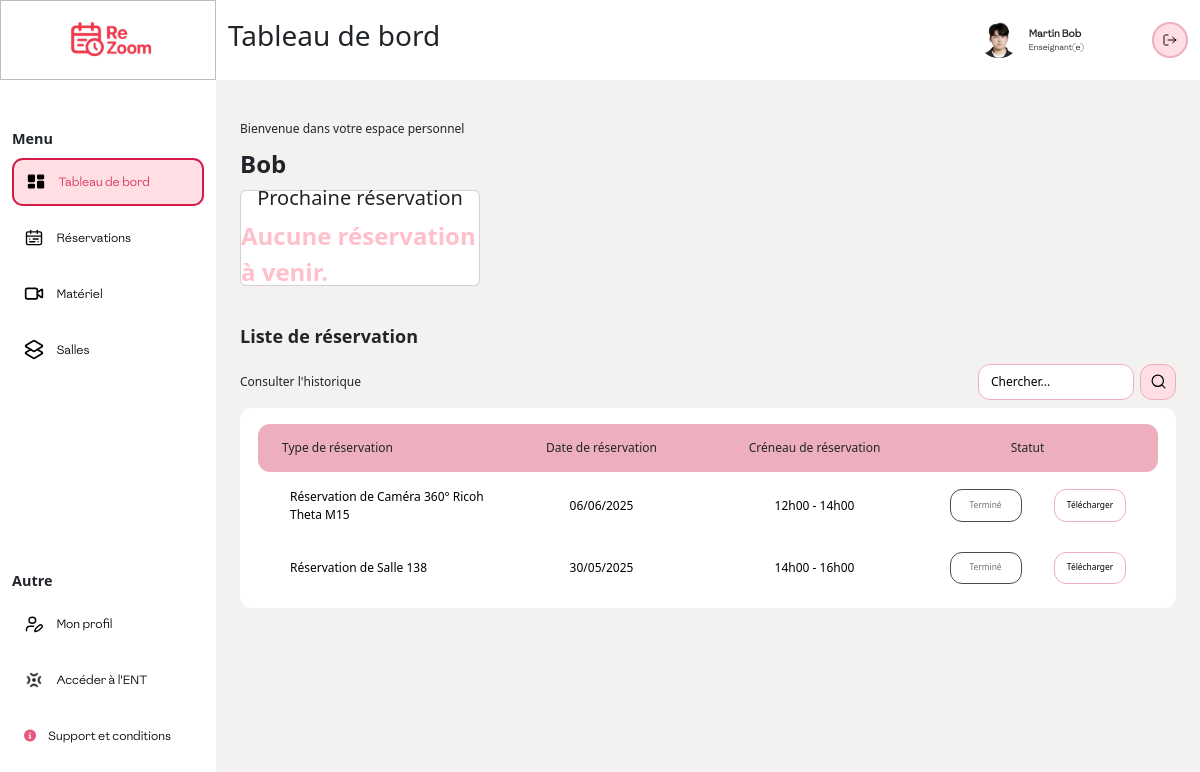
The page /PHP/index.php (signed in) on the database as committed earlier.
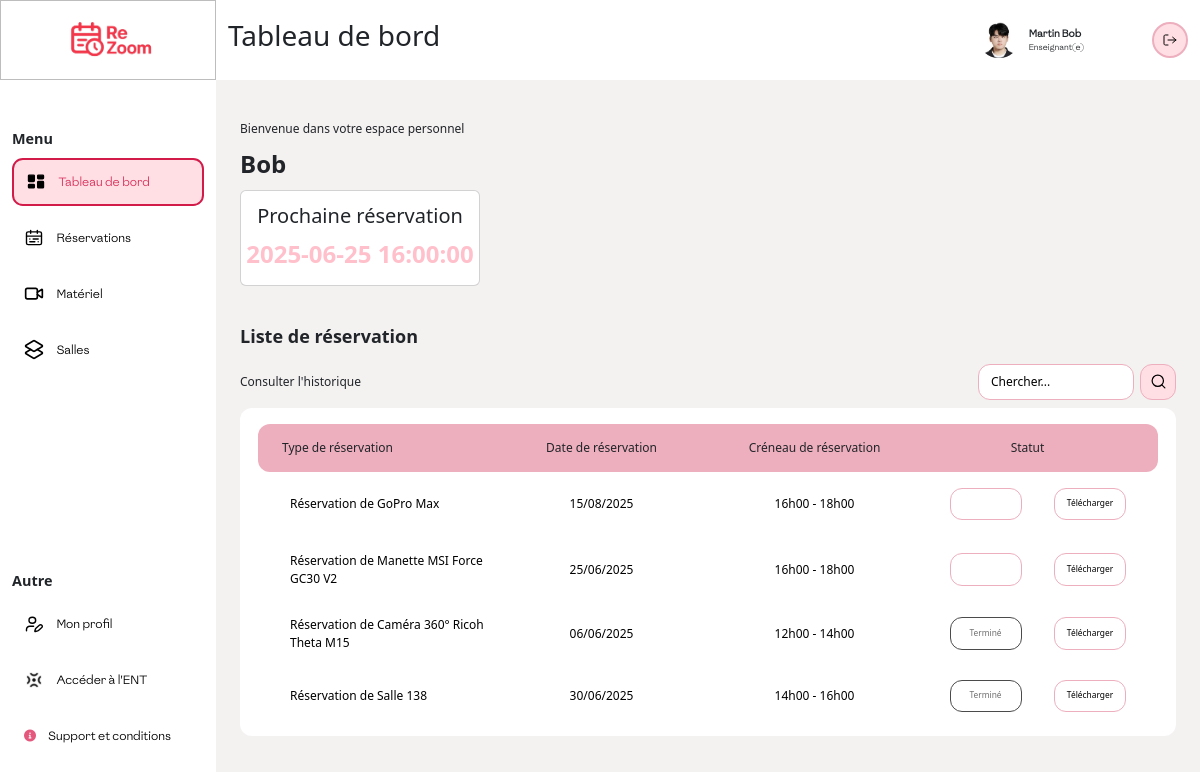
The same page on the database as committed later.
### tables this page shows
CREATE TABLE `reservations` (
  `idR` int(11) NOT NULL,
  `quantite` int(11) NOT NULL DEFAULT 1,
  `date_demande` datetime NOT NULL,
  `date_debut` datetime NOT NULL,
  `date_fin` datetime NOT NULL,
  `valide` int(11) DEFAULT NULL,
  `motif` varchar(100) DEFAULT NULL,
  `commentaires` varchar(50) DEFAULT NULL,
  `signatureElectronique` varchar(50) DEFAULT NULL,
  `documentAdministrateur` varchar(50) DEFAULT NULL
);

CREATE TABLE `materiel` (
  `idM` int(11) NOT NULL,
  `refernceM` varchar(50) DEFAULT NULL,
  `designation` varchar(50) DEFAULT NULL,
  `photo` varchar(100) DEFAULT NULL,
  `typeM` varchar(50) DEFAULT NULL,
  `dateAchat` date DEFAULT NULL,
  `etat` varchar(50) DEFAULT NULL,
  `quantité` int(11) DEFAULT NULL,
  `descriptif` varchar(200) DEFAULT NULL,
  `lien_demo` varchar(100) DEFAULT NULL
);

CREATE TABLE `salle` (
  `idS` int(11) NOT NULL,
  `nom` varchar(100) NOT NULL,
  `type` varchar(50) DEFAULT NULL,
  `capacite` int(11) DEFAULT NULL,
  `photo` varchar(100) DEFAULT NULL,
  `etat` varchar(50) DEFAULT NULL,
  `description` varchar(200) DEFAULT NULL
);

### PHP/index_enseignant.php (the view, shortened to what the rows shown need)
<section class="top">
    <div class="cards">
    <div class="card">
        <h5>Prochaine réservation</h5>
        <p style="color:pink;">
            <?php
            require "../PHPpure/connexion.php";
            $sql = "
                SELECT r.idR, r.date_debut
                FROM reservations r
                JOIN concerne c ON r.idR = c.idR
                JOIN reservation_users ru ON r.idR = ru.idR
                WHERE ru.id = :user_id AND r.date_debut > :today
                ORDER BY r.date_debut ASC
                LIMIT 1
            ";
            $stmt = $pdo->prepare($sql);
            $userId = $_SESSION['user']['id'];
            $today = date('Y-m-d');
            $stmt->bindParam(':user_id', $userId, PDO::PARAM_INT);
            $stmt->bindParam(':today', $today);
            $stmt->execute();
            $row = $stmt->fetch(PDO::FETCH_ASSOC);
            if ($row) {
                echo $row['date_debut'];
            } else {
                echo "Aucune réservation à venir.";
            }
            ?>
        </p>
    </div>
</div>
</section>
<section class="reservation">
    <h2>Liste de réservation</h2>
    <section class="table">
        <article class="body_Table">
            <?php
            if (isset($_SESSION['user']['id'])) {
                $userId = $_SESSION['user']['id'];
            }
            $sql = "
                        SELECT
                            r.idR,
                            r.date_debut,
                            r.date_fin,
                            r.valide,
                            m.designation AS materiel
                        FROM reservations r
                        JOIN concerne c ON r.idR = c.idR
                        JOIN materiel m ON c.idM = m.idM
                        JOIN reservation_users ru ON r.idR = ru.idR
                        WHERE ru.id = :user_id
                        ORDER BY r.date_debut DESC
                    ";
            $stmt = $pdo->prepare($sql);
            $stmt->bindParam(':user_id', $userId, PDO::PARAM_INT);
            $stmt->execute();
            while ($row = $stmt->fetch(PDO::FETCH_ASSOC)) {
                $date = date("d/m/Y", strtotime($row['date_debut']));
                $startHour = date("H\hi", strtotime($row['date_debut']));
                $endHour = date("H\hi", strtotime($row['date_fin']));
                $now = new DateTime();
                $end = new DateTime($row['date_fin']);
                if ($row['valide'] == 0) {
                    $status = "attente";
                    if ($end < $now) {
                        $status = "annulé";
                        $sql = "UPDATE reservations SET valide = 2 WHERE idR = :idR";
                        $stmt = $pdo->prepare($sql);
                        $stmt->bindParam(':idR', $row['idR'], PDO::PARAM_INT);
                        $stmt->execute();
                    }
                } elseif ($end < $now) {
                    $status = "terminé";
                    $sql = "UPDATE reservations SET valide = 3 WHERE idR = :idR";
                    $stmt = $pdo->prepare($sql);
                    $stmt->bindParam(':idR', $row['idR'], PDO::PARAM_INT);
                    $stmt->execute();
                } else if ($row['valide'] == 1) {
                    $status = "accepté";
                } else if ($row['valide'] == 2) {
                    $status = "refusé";
                }
                echo "
                            <div class='line'>
                                <p>Réservation de {$row['materiel']}</p>
                                <p>$date</p>
                                <p>$startHour - $endHour</p>
                                <div class='statusButton'>
                                    <button class='$status'></button>
                                    <button class='telecharger' onclick='window.open(\"../PHPpure/genererpdf.php?idR={$row['idR']}\", \"_blank\")'>Télécharger</button>
                                </div>
                            </div>
                        ";
            }
            $sql = "
                        SELECT
                            r.date_debut,
                            r.date_fin,
                            r.valide,
                            s.nom AS salle,
                            r.idR AS idR
                        FROM reservations r
                        JOIN concerne_salle cs ON r.idR = cs.idR
                        JOIN salle s ON cs.idS = s.idS
                        JOIN reservation_users ru ON r.idR = ru.idR
                        WHERE ru.id = :user_id
                        ORDER BY r.date_debut DESC
            ";
            $stmt = $pdo->prepare($sql);
            $stmt->bindParam(':user_id', $userId, PDO::PARAM_INT);
            $stmt->execute();
            while ($row = $stmt->fetch(PDO::FETCH_ASSOC)) {
                $date = date("d/m/Y", strtotime($row['date_debut']));
                $startHour = date("H\hi", strtotime($row['date_debut']));
                $endHour = date("H\hi", strtotime($row['date_fin']));
                if ($row['valide'] == 0) {
                    $status = "attente";
                    if ($end < $now) {
                        $status = "annulé";
                        $sql = "UPDATE reservations SET valide = 2 WHERE idR = :idR";
                        $stmt = $pdo->prepare($sql);
                        $stmt->bindParam(':idR', $row['idR'], PDO::PARAM_INT);
                        $stmt->execute();
                    }
                } elseif ($end < $now) {
                    $status = "terminé";
                    $sql = "UPDATE reservations SET valide = 3 WHERE idR = :idR";
                    $stmt = $pdo->prepare($sql);
                    $stmt->bindParam(':idR', $row['idR'], PDO::PARAM_INT);
                    $stmt->execute();
                } elseif ($row['valide'] == 1) {
                    $status = "accepté";
                } elseif ($row['valide'] == 2) {
                    $status = "réfusé";
                }
                echo "
                            <div class='line'>
                                <p>Réservation de {$row['salle']}</p>
                                <p>$date</p>
                                <p>$startHour - $endHour</p>
                                <div class='statusButton'>
                                    <button class='$status'></button>
                                    <button class='telecharger' onclick='window.open(\"../PHPpure/genererpdf.php?idR={$row['idR']}\", \"_blank\")'>Télécharger</button>
                                </div>
                            </div>
                        ";
            }
            ?>
        </article>
    </section>
</section>

Rows that differ between the two databases and show on the page:
now on this page (row edited): reservations: date_debut "2025-06-25 16:00:00", materiel.designation "Manette MSI Force GC30 V2", date_debut "25/06/2025", date_debut "16h00", date_fin "18h00", shown under "Liste de réservation"
now on this page (row edited): reservations: materiel.designation "GoPro Max", date_debut "15/08/2025", date_debut "16h00", date_fin "18h00", shown under "Liste de réservation"
changed reservations "Salle 138": date_debut "30/05/2025" → "30/06/2025"
Other text that changed with them:
text no longer shown: "Aucune réservation à venir."
